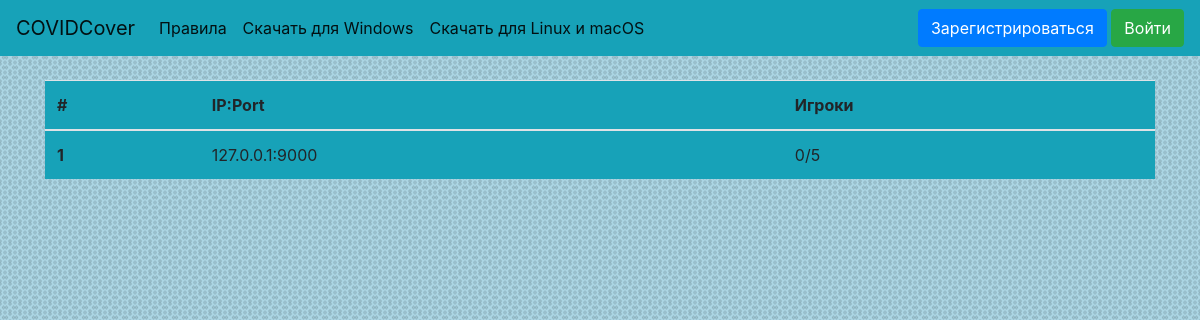
The page /monitor_servers on the database as committed earlier.
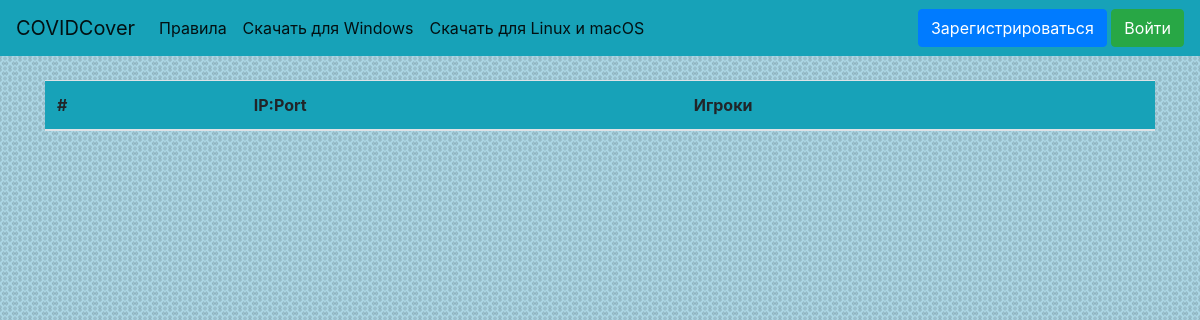
The same page on the database as committed later.
### website/data/server.py (models this page shows)
class Server(SqlAlchemyBase, SerializerMixin):
    __tablename__ = 'servers'
    id = Column(Integer, primary_key=True, autoincrement=True, unique=True)
    ip = Column(String, unique=True)
    limit = Column(Integer, unique=False, default=5)
    players = Column(String, default='', unique=False)
    players_n = Column(Integer, default=0, unique=False)
    token = Column(String, default=lambda: str(uuid4()), unique=True)
    orders = Column(String, default='', unique=False)
    roles = Column(String, default=' pol pol use use cou ', unique=False)
    running = Column(Boolean, default=1, unique=False)

### website/main.py (the view)
@app.route('/monitor_servers')
def monitor_servers():
    message = request.args.get('message')
    session = create_session()
    servers = session.query(Server).filter(Server.limit > Server.players_n, Server.running)
    return render_template('monitor_servers.html', title='COVIDCover - Сервера', servers=servers, message=message)

### website/data/db_session.py (called while the page is built)
def create_session():
    global __factory
    return __factory()

### website/templates/monitor_servers.html
{% extends 'base.html' %}
{% block body %}
<div>
    <table class="table bg-info">
        <thead>
            <tr>
                <th scope="col">#</th>
                <th scope="col">IP:Port</th>
                <th scope="col">Игроки</th>
            </tr>
        </thead>
    <tbody>
        {% for server in servers %}
        <tr>
            <th scope="row">{{ loop.index }}</th>
            <td>{{ server.ip }}</td>
            <td>{{ server.players_n }}/{{ server.limit }}</td>
        </tr>
        {% endfor %}
    </tbody>
    </table>
</div>
{% endblock %}

Rows that differ between the two databases and show on the page:
removed Server: ip "127.0.0.1:9000", players_n "0", limit "5"
